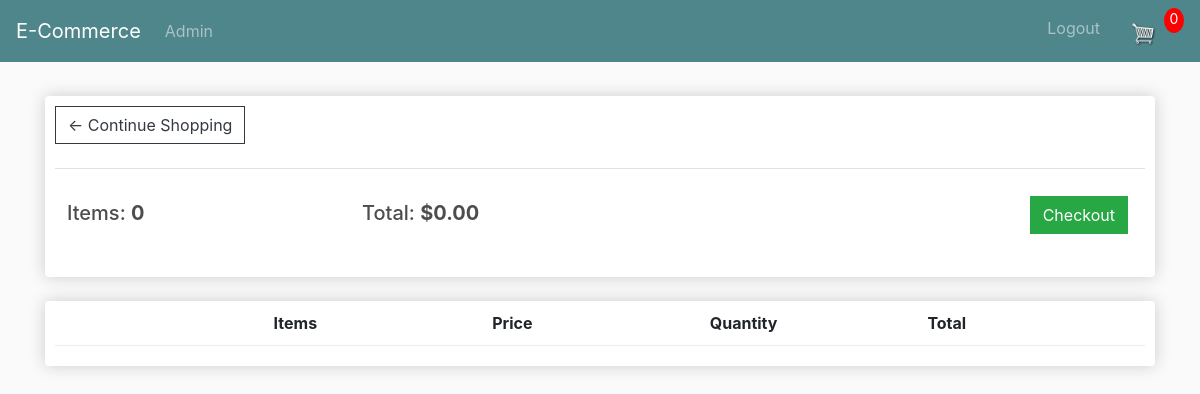
The page /cart/ (signed in) on the database as committed earlier.
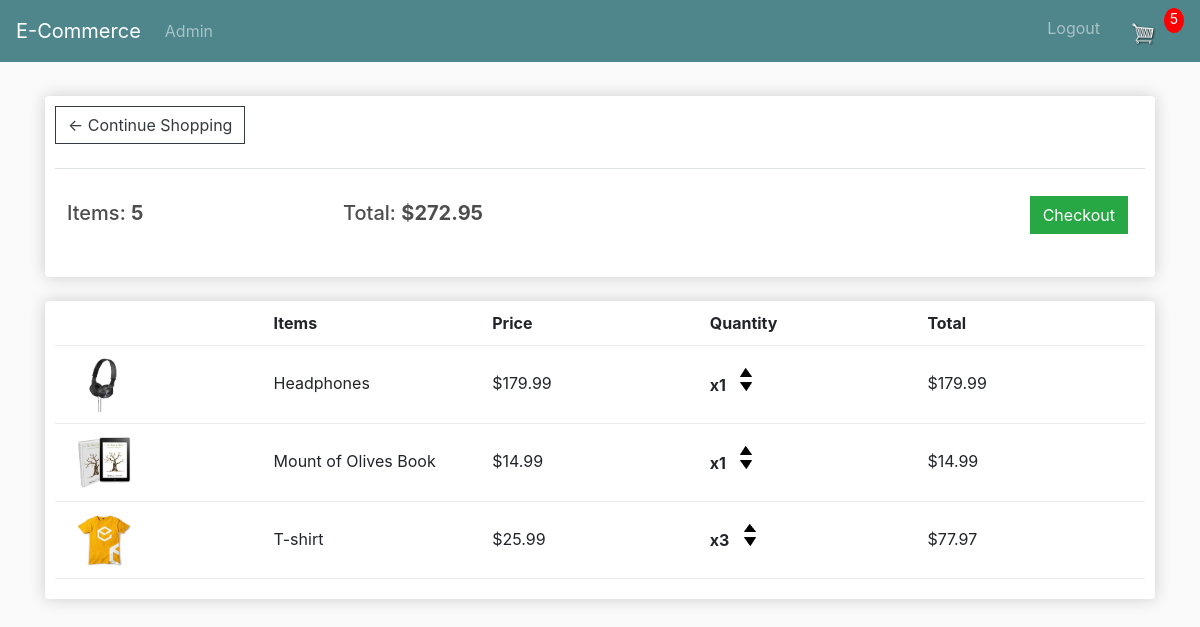
The same page on the database as committed later.
### store/models.py (models this page shows, shortened)
class Order(models.Model):
    customer = models.ForeignKey(Customer, on_delete=models.SET_NULL, blank=True, null=True)
    date_ordered = models.DateTimeField(auto_now_add=True)
    complete = models.BooleanField(default=False, null=True, blank=True)
    transaction_id = models.CharField(max_length=200, null=True)
    @property
    def get_cart_total(self):
        orderitems = self.orderitem_set.all()
        total = sum([item.get_total for item in orderitems])
        return total
    @property
    def get_cart_items(self):
        orderitems = self.orderitem_set.all()
        total = sum([item.quantity for item in orderitems])
        return total

class OrderItem(models.Model):
    product = models.ForeignKey(Product, on_delete=models.SET_NULL, blank=True, null=True)
    cart = models.ForeignKey(Order, on_delete=models.SET_NULL, blank=True, null=True)
    quantity = models.IntegerField(default=0, null=True, blank=True)
    date_added = models.DateTimeField(auto_now_add=True)
    @property
    def get_total(self):
        total = self.product.price * self.quantity
        return total

class Product(models.Model):
    name = models.CharField(max_length=200, null=True, blank=True)
    price = models.FloatField()
    digital = models.BooleanField(default=False, null=True, blank=True)
    image = models.ImageField(null=True, blank=True)
    @property
    def imageURL(self):
        try:
            url = self.image.url
        except:
            url='static/images/ProductTemplate.png'
        return url

### store/views.py (the view)
# urls.py: path('cart/', views.cart, name='cart'),
def cart(request):
    if request.user.is_authenticated:
        customer = request.user.customer
        order, created = Order.objects.get_or_create(customer=customer, complete=False)
        items = order.orderitem_set.all()
        cartItems = order.get_cart_items
    else:
        cart = json.loads(request.COOKIES['cart'])
        print('cart:', cart)
        items = []
        order = {'get_cart_items':0, 'get_cart_total':0, 'shipping':False}
        cartItems = order['get_cart_items']
    context = {'items':items, 'order':order, 'cartItems':cartItems}
    return render(request,"store/cart.html",context)

### store/templates/store/cart.html
{% extends 'store/base.html' %}
{% load static %}
{% block content %}
    <div class="row">
        <div class="col-lg-12">
            <div class="box-element">
                <a class="btn btn-outline-dark" href="{% url 'store' %}">&#x2190; Continue Shopping</a>
                <br>
                <br>
                <table class="table">
                    <th><h5 style="margin-top: 20px;">Items: <strong>{{order.get_cart_items}}</strong></h5></th>
                    <th><h5 style="margin-top: 20px;">Total: <strong>${{order.get_cart_total|floatformat:2}}</strong></h5></th>
                    <th>
                        <a class="btn btn-success" style="float: right; margin: 5px; margin-top: 15px;" href="{% url 'checkout' %}">
                            Checkout
                        </a>
                    </th>
                </table>
            </div>
            <br>
            <div class="box-element">
                <div class="cart-row" >
                    <div style="flex: 2px;" ></div>
                    <div style="flex: 2px;" ><strong>Items</strong></div>
                    <div style="flex: 1px;" ><strong>Price</strong></div>
                    <div style="flex: 1px;" ><strong>Quantity</strong></div>
                    <div style="flex: 1px;" ><strong>Total</strong></div>
                </div>
                {% for item in items %}
                <div class="cart-row" >
                    <div style="flex: 2px;" >
                        <img class="row-image" src="{{item.product.imageURL}}" alt="">
                    </div>
                    <div style="flex: 2px; margin-top: 15px;" >{{item.product.name}}</div>
                    <div style="flex: 1px; margin-top: 15px;" >${{item.product.price|floatformat:2}}</div>
                    <div style="flex: 1px; margin-top: 7px;" >
                        <p class="quantity">x{{item.quantity}}</p>
                        <div class="quantity">
                            <img data-product="{{item.product.id}}" data-action="add" class="chg-quantity update-cart" src="{% static 'images/arrow-up.png' %}" alt="">
                            <img data-product="{{item.product.id}}" data-action="remove" class="chg-quantity update-cart" src="{% static 'images/arrow-down.png' %}" alt="">
                        </div>
                    </div>
                    <div style="flex: 1px; margin-top: 15px;" >${{item.get_total}}</div>
                </div>
                {% endfor %}
            </div>
        </div>
    </div>
{% endblock content %}

### store/templates/store/base.html (shortened to what this page needs)
{% load static %}
<!DOCTYPE html>
<html lang="en">
<head>
    <link rel="stylesheet" href="https://cdn.jsdelivr.net/npm/bootstrap@4.6.0/dist/css/bootstrap.min.css">
    <link rel="stylesheet" href="{% static 'css/base.css' %}">
</head>
<body>
    <nav class="navbar navbar-expand-lg navbar-dark bg-dark">
        <a class="navbar-brand" href="{% url 'store' %}">E-Commerce</a>
        <div class="collapse navbar-collapse" id="navbarSupportedContent">
            <ul class="navbar-nav mr-auto">
                {% if user.is_authenticated and user.is_staff %}
                <li class="nav-item">
                    <a class="nav-link" href="{% url 'admin:index' %}">Admin</a>
                </li>
                {% endif %}
            </ul>
            <div class="form-inline my-2 my-lg-0">
                <div class="navbar-nav">
                    {% if user.is_authenticated %}
                    <a class="nav-link" href="{% url 'logout' %}">Logout</a>
                    {% else %}
                    <a class="nav-link" href="{% url 'login' %}">Login</a>
                    {% endif %}
                    <a class="nav-link" href="{% url 'cart' %}">
                        <img class="chg-quantity" id="cart-icon" src="{% static 'images/cart.png' %}" alt="">
                    </a>
                    <p id="cart-total">{{cartItems}}</p>
                </div>
            </div>
        </div>
    </nav>
    <div class="container">
        <br>
        {% block content %}
        {% endblock content %}
    </div>
</body>
</html>

### static/css/base.css (style rules this page uses)
body { background-color: hsl(0, 0%, 98%); }
h1,h2,h3,h4,h5,h6 { color:hsl(0, 0%, 30%); }
.box-element { box-shadow:hsl(0, 0%, 80%) 0 0 16px; background-color: #fff; border-radius: 4px; padding: 10px; }
.bg-dark { background-color: #4f868c!important; }
#cart-icon { width:25px; display: inline-block; margin-left: 15px; }
#cart-total { display: block; text-align: center; color:#fff; background-color: red; width: 20px; height: 25px; border-radius: 50%; font-size: 14px; }
.col-lg-4, .col-lg-6, .col-lg-8, .col-lg-12 { margin-top: 10px; }
.btn { border-radius: 0; }
.row-image { width: 100px; }
.cart-row { display: flex; align-items: flex-stretch; padding-bottom: 10px; margin-bottom: 10px; border-bottom: 1px solid #ececec; }
.quantity { display: inline-block; font-weight: 700; padding-right:10px; }
.chg-quantity { width: 12px; cursor: pointer; display: block; margin-top: 5px; transition:.1s; }

Rows that differ between the two databases and show on the page:
removed Order: get_cart_items "0", get_cart_total "0.00"
added Order: get_cart_items "5", get_cart_total "272.95"
added OrderItem: product.imageURL (picture), product.name "Headphones", product.price "179.99", quantity "1", get_total "179.99"
added OrderItem: product.imageURL (picture), product.name "Mount of Olives Book", product.price "14.99", quantity "1", get_total "14.99"
added OrderItem: product.imageURL (picture), product.name "T-shirt", product.price "25.99", quantity "3", get_total "77.97"
Other text that changed with them:
{{ cartItems }}: "0" → "5"
